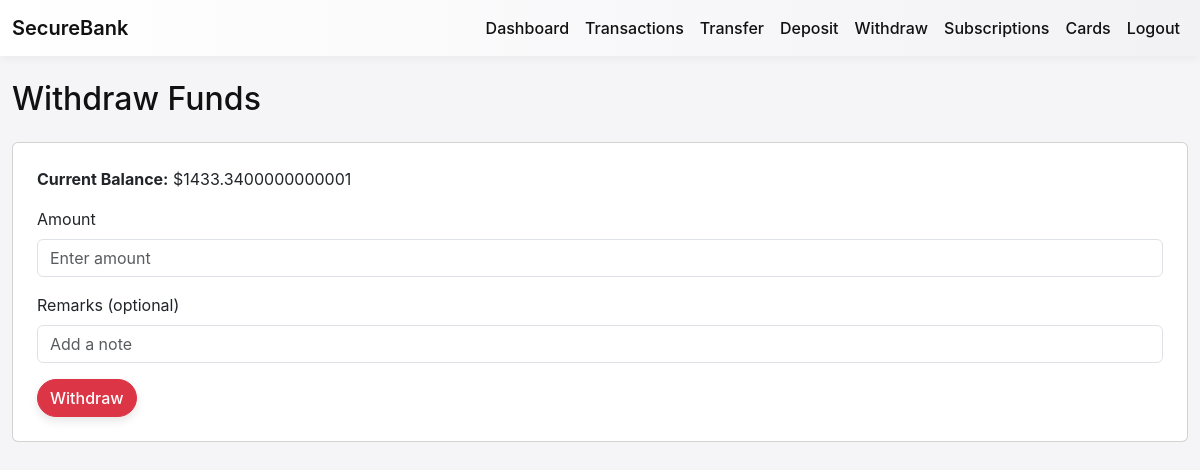
Page /withdraw (signed in) on the earlier database version.
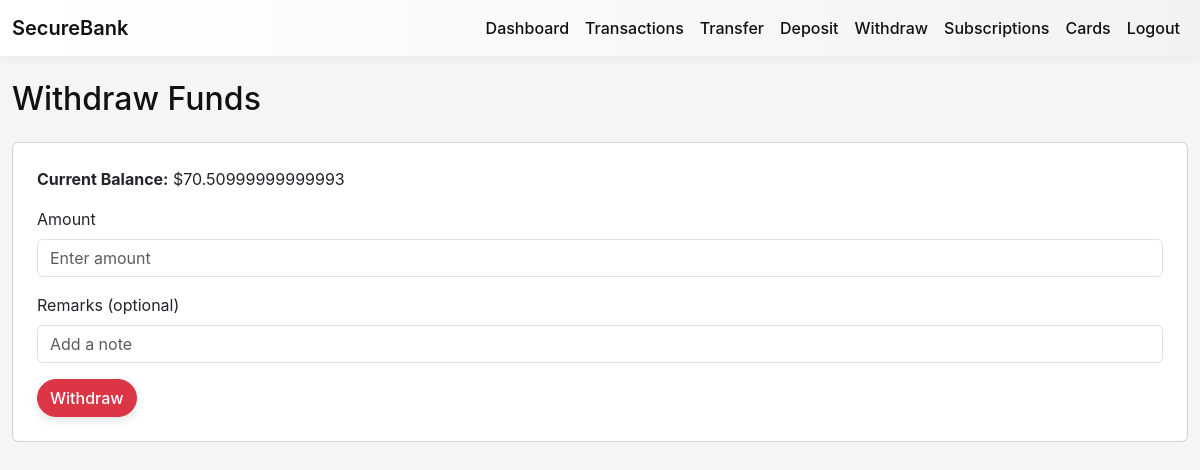
Same page on the later database version.
### app/models/models.py (models this page shows)
class Account(db.Model):
    __tablename__ = 'account'
    id = db.Column(db.Integer, primary_key=True)
    user_id = db.Column(db.Integer, db.ForeignKey('login.id'), nullable=False)
    account_number = db.Column(db.String(20), unique=True, nullable=False)
    balance = db.Column(db.Float, default=0.0, nullable=False)
    created_at = db.Column(db.DateTime, default=datetime.utcnow)
    upi = db.relationship('Upi', backref='account', uselist=False)
    cards = db.relationship('Card', backref='account', lazy=True)
    transactions = db.relationship('Transaction', backref='account', lazy=True)

### app/routes.py (the view, shortened to what this page needs)
@main.route('/withdraw', methods=['GET','POST'])
def withdrawal_view():
    if 'user_id' not in session:
        flash('Please login first.', 'warning')
        return redirect(url_for('main.login_view'))
    user = Login.query.get(session['user_id'])
    account = Account.query.filter_by(user_id=user.id).first()
    if not account:
        flash('Account not found.', 'danger')
        return redirect(url_for('main.dashboard_view'))
    return render_template('withdrawal.html', balance=account.balance, username=user.username)

### app/templates/withdrawal.html (shortened to what this page needs)
{% extends 'base.html' %}
{% block content %}
<h2 class="mb-4">Withdraw Funds</h2>
<div class="card p-4">
    <p><strong>Current Balance:</strong> ${{ balance }}</p>
    <form method="POST">
        <div class="mb-3">
            <label for="amount" class="form-label">Amount</label>
            <input type="number" step="0.01" class="form-control" id="amount" name="amount" placeholder="Enter amount" required>
        </div>
        <div class="mb-3">
            <label for="remarks" class="form-label">Remarks (optional)</label>
            <input type="text" class="form-control" id="remarks" name="remarks" placeholder="Add a note">
        </div>
        <button type="submit" class="btn btn-danger">Withdraw</button>
    </form>
</div>
{% endblock %}

Differences in the rows shown:
changed Account: balance "1433.3400000000001" → "70.50999999999993"
